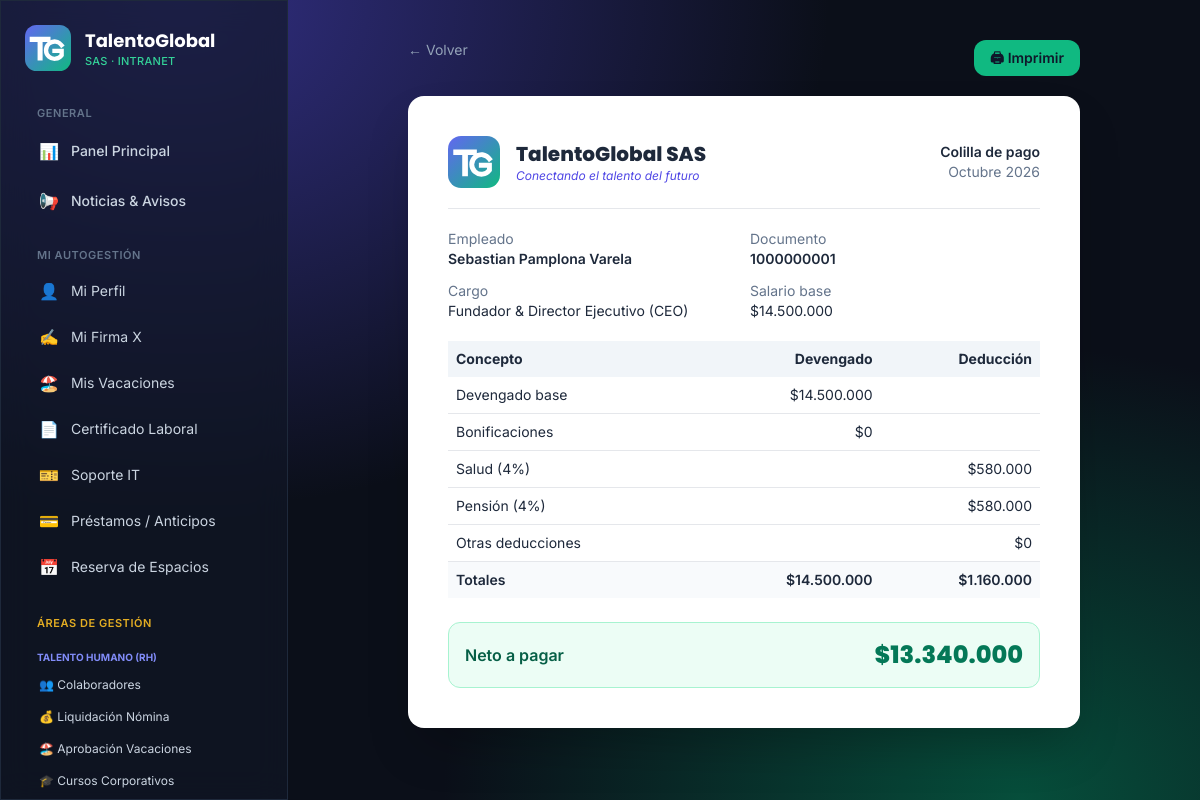
/nomina/1/ (signed in), run on the app's committed database.
### core/models.py (models this page shows, shortened)
class ExtractoNomina(models.Model):
    empleado = models.ForeignKey(Empleado, on_delete=models.CASCADE, related_name="extractos")
    periodo = models.DateField(help_text="Primer día del mes liquidado")
    devengado_base = models.DecimalField(max_digits=12, decimal_places=2, blank=True, null=True)
    bonificaciones = models.DecimalField(max_digits=12, decimal_places=2, default=0)
    otras_deducciones = models.DecimalField(max_digits=12, decimal_places=2, default=0)
    total_devengado = models.DecimalField(max_digits=12, decimal_places=2, editable=False, default=0)
    deduccion_salud = models.DecimalField(max_digits=12, decimal_places=2, editable=False, default=0)
    deduccion_pension = models.DecimalField(max_digits=12, decimal_places=2, editable=False, default=0)
    total_deducciones = models.DecimalField(max_digits=12, decimal_places=2, editable=False, default=0)
    neto_pagar = models.DecimalField(max_digits=12, decimal_places=2, editable=False, default=0)
    creado = models.DateTimeField(auto_now_add=True)
    class Meta:
        ordering = ["-periodo", "empleado__user__first_name"]
        constraints = [
            models.UniqueConstraint(fields=["empleado", "periodo"], name="un_extracto_por_periodo")
        ]

class Empleado(models.Model):
    ROL_ADMIN = "ADMIN"
    ROL_RH = "RH"
    ROL_IT = "IT"
    ROL_FINANZAS = "FINANZAS"
    ROL_OPERACIONES = "OPERACIONES"
    ROL_EMPLEADO = "EMPLEADO"
    ROLES = [
        (ROL_ADMIN, "Superadministrador"),
        (ROL_RH, "Líder de Recursos Humanos"),
        (ROL_IT, "Líder de Tecnología (IT)"),
        (ROL_FINANZAS, "Líder Financiero"),
        (ROL_OPERACIONES, "Líder de Operaciones y Logística"),
        (ROL_EMPLEADO, "Colaborador"),
    ]
    CONTRATOS = [
        ("INDEFINIDO", "Término indefinido"),
        ("FIJO", "Término fijo"),
        ("OBRA", "Obra o labor"),
        ("APRENDIZAJE", "Aprendizaje"),
    ]
    user = models.OneToOneField(User, on_delete=models.CASCADE, related_name="empleado")
    documento = models.CharField("Documento de identidad", max_length=20, unique=True)
    cargo = models.CharField(max_length=120)
    salario_base = models.DecimalField(max_digits=12, decimal_places=2)
    fecha_ingreso = models.DateField()
    tipo_contrato = models.CharField(max_length=20, choices=CONTRATOS, default="INDEFINIDO")
    telefono = models.CharField("Teléfono", max_length=30, blank=True)
    direccion = models.CharField("Dirección", max_length=200, blank=True)
    sede = models.ForeignKey(Sede, on_delete=models.PROTECT, related_name="empleados")
    departamento = models.ForeignKey(
        Departamento, on_delete=models.PROTECT, related_name="empleados"
    )
    rol = models.CharField(max_length=12, choices=ROLES, default=ROL_EMPLEADO)
    activo = models.BooleanField(default=True)
    firma_x = models.TextField("Firma X", blank=True)
    firma_actualizada = models.DateTimeField(null=True, blank=True)
    class Meta:
        ordering = ["user__first_name", "user__last_name"]
    @property
    def nombre_completo(self):
        return self.user.get_full_name() or self.user.username

### core/views.py (the view)
# urls.py: path("nomina/<int:pk>/", v.nomina_detalle, name="nomina_detalle"),
@login_required
def nomina_detalle(request, pk):
    extracto = get_object_or_404(ExtractoNomina.objects.select_related("empleado__user", "empleado__sede", "empleado__departamento"), pk=pk)
    if not tiene_acceso(request.user, (RH, FIN)) and extracto.empleado.user_id != request.user.id:
        raise PermissionDenied
    return render(request, "core/nomina_detalle.html", {"e": extracto})

### core/context_processors.py (called while the page is built)
def empresa(request):
    u = request.user
    ctx = {"EMPRESA": settings.EMPRESA}
    if u.is_authenticated:
        ctx.update(
            es_admin=tiene_acceso(u, (RH,)),  # panel de RH
            es_it=tiene_acceso(u, (IT,)),
            es_fin=tiene_acceso(u, (FIN,)),
            es_ops=tiene_acceso(u, (OPS,)),
            es_lider=tiene_acceso(u, TODOS_LIDERES),
        )
    return ctx

### core/permissions.py (called while the page is built)
def rol_de(user):
    if not user.is_authenticated:
        return None
    if user.is_superuser:
        return Empleado.ROL_ADMIN
    emp = getattr(user, "empleado", None)
    if emp and emp.activo:
        return emp.rol
    return None

def tiene_acceso(user, roles):
    rol = rol_de(user)
    return rol == Empleado.ROL_ADMIN or (rol is not None and rol in roles)

### core/templatetags/formatos.py (called while the page is built)
@register.filter
def moneda(valor):
    try:
        valor = Decimal(valor)
    except Exception:
        return valor
    return "$" + f"{valor:,.0f}".replace(",", ".")

### templates/core/nomina_detalle.html (shortened to what this page needs)
{% extends "base.html" %}
{% load formatos %}
{% block content %}
<div class="no-print flex justify-between max-w-2xl mx-auto mb-5 print:hidden">
  <a href="javascript:history.back()" class="text-sm text-slate-400 hover:underline">← Volver</a>
  <button onclick="window.print()" class="rounded-xl bg-emerald-500 px-4 py-2 text-sm font-semibold text-slate-900">🖨 Imprimir</button>
</div>
<article class="max-w-2xl mx-auto bg-white text-slate-800 rounded-2xl shadow-2xl p-8 sm:p-10">
  <header class="flex items-center gap-4 border-b pb-5">
    {% include "core/_logo.html" with size=52 %}
    <div><h1 class="font-display font-extrabold text-xl">{{ EMPRESA.nombre }}</h1>
      <p class="text-xs text-indigo-600 italic">{{ EMPRESA.eslogan }}</p></div>
    <p class="ml-auto text-right text-sm font-semibold">Colilla de pago<br><span class="font-normal text-slate-500">{{ e.periodo|date:"F Y" }}</span></p>
  </header>
  <dl class="grid grid-cols-2 gap-3 text-sm py-5">
    <div><dt class="text-slate-500">Empleado</dt><dd class="font-semibold">{{ e.empleado.nombre_completo }}</dd></div>
    <div><dt class="text-slate-500">Documento</dt><dd class="font-semibold">{{ e.empleado.documento }}</dd></div>
    <div><dt class="text-slate-500">Cargo</dt><dd>{{ e.empleado.cargo }}</dd></div>
    <div><dt class="text-slate-500">Salario base</dt><dd>{{ e.empleado.salario_base|moneda }}</dd></div>
  </dl>
  <table class="w-full text-sm">
    <thead><tr class="bg-slate-100 text-left"><th class="p-2">Concepto</th><th class="p-2 text-right">Devengado</th><th class="p-2 text-right">Deducción</th></tr></thead>
    <tbody class="divide-y">
      <tr><td class="p-2">Devengado base</td><td class="p-2 text-right">{{ e.devengado_base|moneda }}</td><td></td></tr>
      <tr><td class="p-2">Bonificaciones</td><td class="p-2 text-right">{{ e.bonificaciones|moneda }}</td><td></td></tr>
      <tr><td class="p-2">Salud (4%)</td><td></td><td class="p-2 text-right">{{ e.deduccion_salud|moneda }}</td></tr>
      <tr><td class="p-2">Pensión (4%)</td><td></td><td class="p-2 text-right">{{ e.deduccion_pension|moneda }}</td></tr>
      <tr><td class="p-2">Otras deducciones</td><td></td><td class="p-2 text-right">{{ e.otras_deducciones|moneda }}</td></tr>
      <tr class="font-semibold bg-slate-50"><td class="p-2">Totales</td><td class="p-2 text-right">{{ e.total_devengado|moneda }}</td><td class="p-2 text-right">{{ e.total_deducciones|moneda }}</td></tr>
    </tbody>
  </table>
  <div class="mt-6 rounded-xl bg-emerald-50 border border-emerald-200 p-4 flex justify-between items-center">
    <span class="font-semibold text-emerald-800">Neto a pagar</span>
    <span class="font-display text-2xl font-extrabold text-emerald-700">{{ e.neto_pagar|moneda }}</span>
  </div>
</article>
{% endblock %}

### templates/base.html (style rules this page uses)
body { background: radial-gradient(ellipse at 15% 0%, #312e81 0%, transparent 45%), radial-gradient(ellipse at 85% 100%, #064e3b 0%, transparent 40%), #0b0f19; background-attachment: fixed; }

### data on the page
ExtractoNomina: periodo "Octubre 2026", empleado.nombre_completo "Sebastian Pamplona Varela", empleado.documento "1000000001", empleado.cargo "Fundador & Director Ejecutivo (CEO)", empleado.salario_base|moneda "$14.500.000", devengado_base|moneda "$14.500.000", bonificaciones|moneda "$0", deduccion_salud|moneda "$580.000", deduccion_pension|moneda "$580.000", otras_deducciones|moneda "$0", total_devengado|moneda "$14.500.000", total_deducciones|moneda "$1.160.000", neto_pagar|moneda "$13.340.000"

### other printed values
{{ EMPRESA.nombre }} "TalentoGlobal SAS"
{{ EMPRESA.eslogan }} "Conectando el talento del futuro"
